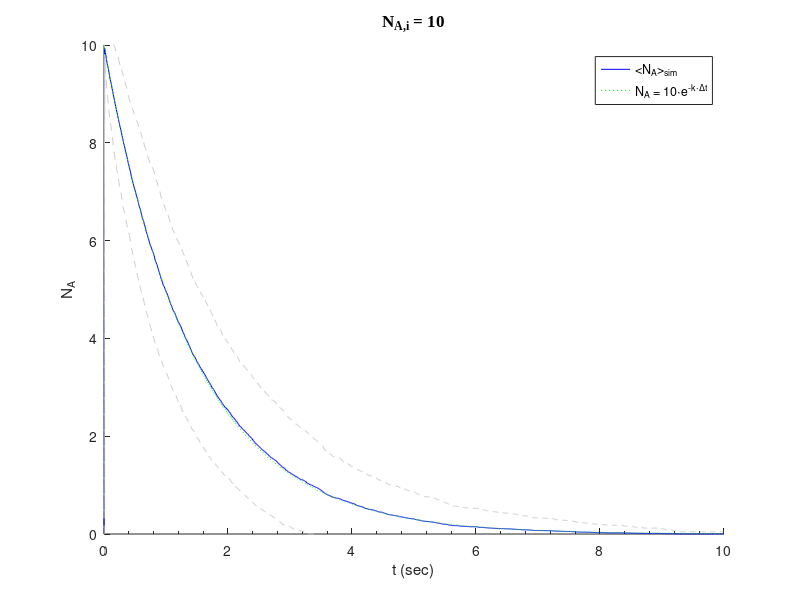
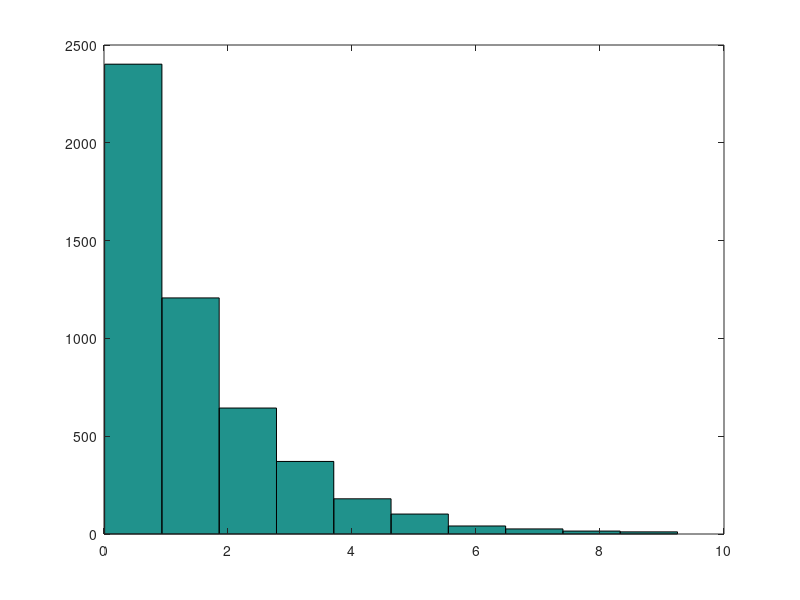

These figures' MATLAB source, in order: (Note: this script raises an error after producing the figures.)
%  A --> B  ; Simulating 1st order kinetics. Considering individual agents.
% "extt" is short for agent-EXTinction-Time.
% This script is checking that the distribution of "death" events is a
% decaying exponential with rate constant k.
% Also see similar treatment for 1st order process in heterogeneous pops.

% Author: Alex Plakantonakis,   Copyright (c) 2019
% License: GNU GPLv3

clear; clc;             tic

% Assume constant time step increment (sec)
dt = 0.01;
totalTime = 10;         % Simulation time (sec)
t_steps = totalTime / dt;
agents = 10;
k = 0.7;
reps = 500;              % Number of times to repeat experiment
% k_calc = zeros(size(dt_array,2),reps);
S = zeros(reps,t_steps);
extt = [];                  % For recording the time of "extinction/death" events

for x = 1:reps

    A = ones(t_steps,agents);      
    S(1) = agents;
    time = zeros(1,t_steps);
    
    P = 1 - exp(-k*dt);                 % P from integrated rate law
    % P = k*dt;                           % P from differential rate law
    
    for t = 2:t_steps
        time(t) = time(t-1) + dt;
        for i = 1:size(A,2)
            if A(t,i) == 1                 % if agent is still alive
                if rand < P                  % ****check probability condition
                    A(t,i) = 0;            % agent dies
                    extt = [extt ; time(t)];
                    for w = t+1:t_steps
                        A(w,i) = 0;        % mark agent dead for rest of time
                    end     % 'for w' loop
                end         % 'if rand' statement
            end             % 'if A' statement
        end                 % 'for i' loop
        S(x,t) = sum(A(t,:));
    end                     % 'for t' loop
    clear t w i;
%     k_calc(y,x) = FitCurve_exp_FixA(time',S',agents);
end                         % 'for x' loop
clear t_steps x P A;

avg = mean(S);                          sdev = std(S);
t = 0:0.01:totalTime;                   y_theory = agents*exp(-k.*t);

%% Plot results
figure;
p1 = plot(time,avg,'b');           hold on;
p2 = plot(time,avg+sdev,'k','LineStyle','--','Color',[0.8 0.8 0.8]);
p3 = plot(time,avg-sdev,'k','LineStyle','--','Color',[0.8 0.8 0.8]);
p4 = plot(t,y_theory,':g');
set(gca,'XMinorTick','on','Box','off');
legend([p1 p4],'<N_A>_{sim}','N_A = 10\cdote^{-k\cdot\Deltat}')
title(['N_{A,i} = ' num2str(agents)],'FontName','Times New Roman','FontSize',12);
axis([0 10 0 agents]);
xlabel('t (sec)');                      ylabel('N_A');
% hgsave(['o1_TCdev_A=' num2str(agents) '.fig']);

%% Histogram
figure;
hist(extt);                             % histogram of death events
bins = 20;
[num c] = hist(extt,bins);              % histogram data
Num = num / (reps*agents);              % Normalize
[est , y_fit] = FitCurve_exp_Fixk(c',Num',k);           % Fixed k
bar(c,Num);
hold on;
plot(c,y_fit,'-','Color',[0.5 0.1 1],'LineWidth',1);
set(gca,'XTick',[0 1 2 3 4 5 6 7 8 9 10],...
    'XMinorTick','on','YMinorTick','on','Box','off');
xlabel('t (sec) ');             ylabel('Fraction of "Death" Events');

%% Finish
% save(['o1_A=' num2str(agents) '.mat']);
toc